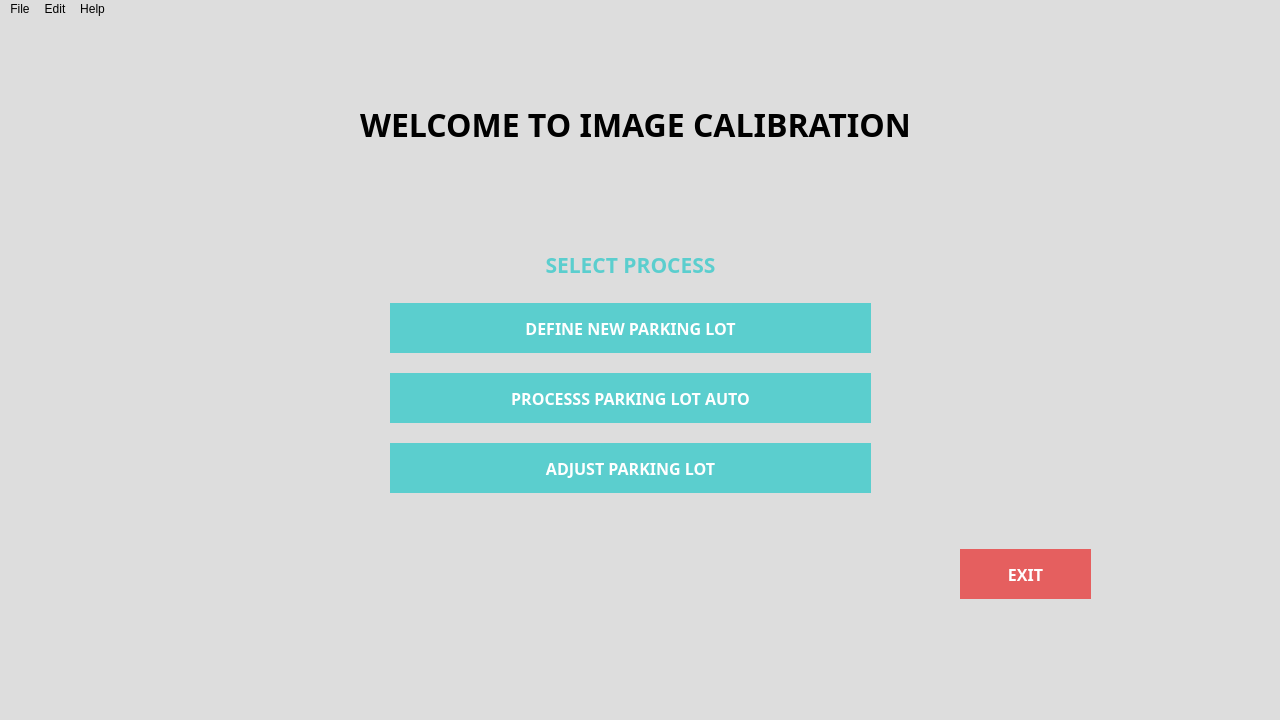
<?xml version="1.0" encoding="UTF-8"?>
<ui version="4.0">
 <class>MainWindow</class>
 <widget class="QMainWindow" name="MainWindow">
  <property name="geometry">
   <rect>
    <x>0</x>
    <y>0</y>
    <width>1280</width>
    <height>720</height>
   </rect>
  </property>
  <property name="sizePolicy">
   <sizepolicy hsizetype="Fixed" vsizetype="Fixed">
    <horstretch>0</horstretch>
    <verstretch>0</verstretch>
   </sizepolicy>
  </property>
  <property name="maximumSize">
   <size>
    <width>1280</width>
    <height>720</height>
   </size>
  </property>
  <property name="font">
   <font>
    <family>Montserrat</family>
    <pointsize>12</pointsize>
    <weight>50</weight>
    <italic>false</italic>
    <bold>false</bold>
   </font>
  </property>
  <property name="windowTitle">
   <string>MainWindow</string>
  </property>
  <property name="styleSheet">
   <string notr="true">color: black;
background-color: rgb(221, 221, 221);
border:0;
font: 12pt &quot;Montserrat&quot;;</string>
  </property>
  <widget class="QWidget" name="centralwidget">
   <widget class="QWidget" name="verticalLayoutWidget">
    <property name="geometry">
     <rect>
      <x>390</x>
      <y>270</y>
      <width>481</width>
      <height>221</height>
     </rect>
    </property>
    <layout class="QVBoxLayout" name="verticalLayout">
     <item>
      <widget class="QPushButton" name="define_new_button">
       <property name="sizePolicy">
        <sizepolicy hsizetype="Minimum" vsizetype="Fixed">
         <horstretch>0</horstretch>
         <verstretch>0</verstretch>
        </sizepolicy>
       </property>
       <property name="maximumSize">
        <size>
         <width>16777215</width>
         <height>50</height>
        </size>
       </property>
       <property name="palette">
        <palette>
         <active>
          <colorrole role="WindowText">
           <brush brushstyle="SolidPattern">
            <color alpha="255">
             <red>255</red>
             <green>255</green>
             <blue>255</blue>
            </color>
           </brush>
          </colorrole>
          <colorrole role="Button">
           <brush brushstyle="SolidPattern">
            <color alpha="255">
             <red>91</red>
             <green>206</green>
             <blue>206</blue>
            </color>
           </brush>
          </colorrole>
          <colorrole role="Text">
           <brush brushstyle="SolidPattern">
            <color alpha="255">
             <red>255</red>
             <green>255</green>
             <blue>255</blue>
            </color>
           </brush>
          </colorrole>
          <colorrole role="ButtonText">
           <brush brushstyle="SolidPattern">
            <color alpha="255">
             <red>255</red>
             <green>255</green>
             <blue>255</blue>
            </color>
           </brush>
          </colorrole>
          <colorrole role="Base">
           <brush brushstyle="SolidPattern">
            <color alpha="255">
             <red>91</red>
             <green>206</green>
             <blue>206</blue>
            </color>
           </brush>
          </colorrole>
          <colorrole role="Window">
           <brush brushstyle="SolidPattern">
            <color alpha="255">
             <red>91</red>
             <green>206</green>
             <blue>206</blue>
            </color>
           </brush>
          </colorrole>
          <colorrole role="PlaceholderText">
           <brush brushstyle="NoBrush">
            <color alpha="128">
             <red>255</red>
             <green>255</green>
             <blue>255</blue>
            </color>
           </brush>
          </colorrole>
         </active>
         <inactive>
          <colorrole role="WindowText">
           <brush brushstyle="SolidPattern">
            <color alpha="255">
             <red>255</red>
             <green>255</green>
             <blue>255</blue>
            </color>
           </brush>
          </colorrole>
          <colorrole role="Button">
           <brush brushstyle="SolidPattern">
            <color alpha="255">
             <red>91</red>
             <green>206</green>
             <blue>206</blue>
            </color>
           </brush>
          </colorrole>
          <colorrole role="Text">
           <brush brushstyle="SolidPattern">
            <color alpha="255">
             <red>255</red>
             <green>255</green>
             <blue>255</blue>
            </color>
           </brush>
          </colorrole>
          <colorrole role="ButtonText">
           <brush brushstyle="SolidPattern">
            <color alpha="255">
             <red>255</red>
             <green>255</green>
             <blue>255</blue>
            </color>
           </brush>
          </colorrole>
          <colorrole role="Base">
           <brush brushstyle="SolidPattern">
            <color alpha="255">
             <red>91</red>
             <green>206</green>
             <blue>206</blue>
            </color>
           </brush>
          </colorrole>
          <colorrole role="Window">
           <brush brushstyle="SolidPattern">
            <color alpha="255">
             <red>91</red>
             <green>206</green>
             <blue>206</blue>
            </color>
           </brush>
          </colorrole>
          <colorrole role="PlaceholderText">
           <brush brushstyle="NoBrush">
            <color alpha="128">
             <red>255</red>
             <green>255</green>
             <blue>255</blue>
            </color>
           </brush>
          </colorrole>
         </inactive>
         <disabled>
          <colorrole role="WindowText">
           <brush brushstyle="SolidPattern">
            <color alpha="255">
             <red>255</red>
             <green>255</green>
             <blue>255</blue>
            </color>
           </brush>
          </colorrole>
          <colorrole role="Button">
           <brush brushstyle="SolidPattern">
            <color alpha="255">
             <red>91</red>
             <green>206</green>
             <blue>206</blue>
            </color>
           </brush>
          </colorrole>
          <colorrole role="Text">
           <brush brushstyle="SolidPattern">
            <color alpha="255">
             <red>255</red>
             <green>255</green>
             <blue>255</blue>
            </color>
           </brush>
          </colorrole>
          <colorrole role="ButtonText">
           <brush brushstyle="SolidPattern">
            <color alpha="255">
             <red>255</red>
             <green>255</green>
             <blue>255</blue>
            </color>
           </brush>
          </colorrole>
          <colorrole role="Base">
           <brush brushstyle="SolidPattern">
            <color alpha="255">
             <red>91</red>
             <green>206</green>
             <blue>206</blue>
            </color>
           </brush>
          </colorrole>
          <colorrole role="Window">
           <brush brushstyle="SolidPattern">
            <color alpha="255">
             <red>91</red>
             <green>206</green>
             <blue>206</blue>
            </color>
           </brush>
          </colorrole>
          <colorrole role="PlaceholderText">
           <brush brushstyle="NoBrush">
            <color alpha="128">
             <red>255</red>
             <green>255</green>
             <blue>255</blue>
            </color>
           </brush>
          </colorrole>
         </disabled>
        </palette>
       </property>
       <property name="font">
        <font>
         <family>Montserrat</family>
         <pointsize>12</pointsize>
         <weight>75</weight>
         <italic>false</italic>
         <bold>true</bold>
        </font>
       </property>
       <property name="whatsThis">
        <string>&lt;html&gt;&lt;head/&gt;&lt;body&gt;&lt;p&gt;&lt;span style=&quot; font-size:11pt; font-weight:400;&quot;&gt;Save the coordinate information as Landmark&lt;/span&gt;&lt;/p&gt;&lt;/body&gt;&lt;/html&gt;</string>
       </property>
       <property name="styleSheet">
        <string notr="true">QPushButton{
	background-color: rgb(91, 206, 206);
	color: rgb(255, 255, 255);
	font: 12pt;
	font: bold;
}

QPushButton:hover{
	background-color: rgb(108, 245, 245);
}

QPushButton:pressed{
	background-color: rgb(51, 153, 150);
}</string>
       </property>
       <property name="text">
        <string>DEFINE NEW PARKING LOT</string>
       </property>
      </widget>
     </item>
     <item>
      <widget class="QPushButton" name="process_auto_button">
       <property name="sizePolicy">
        <sizepolicy hsizetype="Minimum" vsizetype="Fixed">
         <horstretch>0</horstretch>
         <verstretch>0</verstretch>
        </sizepolicy>
       </property>
       <property name="maximumSize">
        <size>
         <width>16777215</width>
         <height>50</height>
        </size>
       </property>
       <property name="palette">
        <palette>
         <active>
          <colorrole role="WindowText">
           <brush brushstyle="SolidPattern">
            <color alpha="255">
             <red>255</red>
             <green>255</green>
             <blue>255</blue>
            </color>
           </brush>
          </colorrole>
          <colorrole role="Button">
           <brush brushstyle="SolidPattern">
            <color alpha="255">
             <red>91</red>
             <green>206</green>
             <blue>206</blue>
            </color>
           </brush>
          </colorrole>
          <colorrole role="Text">
           <brush brushstyle="SolidPattern">
            <color alpha="255">
             <red>255</red>
             <green>255</green>
             <blue>255</blue>
            </color>
           </brush>
          </colorrole>
          <colorrole role="ButtonText">
           <brush brushstyle="SolidPattern">
            <color alpha="255">
             <red>255</red>
             <green>255</green>
             <blue>255</blue>
            </color>
           </brush>
          </colorrole>
          <colorrole role="Base">
           <brush brushstyle="SolidPattern">
            <color alpha="255">
             <red>91</red>
             <green>206</green>
             <blue>206</blue>
            </color>
           </brush>
          </colorrole>
          <colorrole role="Window">
           <brush brushstyle="SolidPattern">
            <color alpha="255">
             <red>91</red>
             <green>206</green>
             <blue>206</blue>
            </color>
           </brush>
          </colorrole>
          <colorrole role="PlaceholderText">
           <brush brushstyle="NoBrush">
            <color alpha="128">
             <red>255</red>
             <green>255</green>
             <blue>255</blue>
            </color>
           </brush>
          </colorrole>
         </active>
         <inactive>
          <colorrole role="WindowText">
           <brush brushstyle="SolidPattern">
            <color alpha="255">
             <red>255</red>
             <green>255</green>
             <blue>255</blue>
            </color>
           </brush>
          </colorrole>
          <colorrole role="Button">
           <brush brushstyle="SolidPattern">
            <color alpha="255">
             <red>91</red>
             <green>206</green>
             <blue>206</blue>
            </color>
           </brush>
          </colorrole>
          <colorrole role="Text">
           <brush brushstyle="SolidPattern">
            <color alpha="255">
             <red>255</red>
             <green>255</green>
             <blue>255</blue>
            </color>
           </brush>
          </colorrole>
          <colorrole role="ButtonText">
           <brush brushstyle="SolidPattern">
            <color alpha="255">
             <red>255</red>
             <green>255</green>
             <blue>255</blue>
            </color>
           </brush>
          </colorrole>
          <colorrole role="Base">
           <brush brushstyle="SolidPattern">
            <color alpha="255">
             <red>91</red>
             <green>206</green>
             <blue>206</blue>
            </color>
           </brush>
          </colorrole>
          <colorrole role="Window">
           <brush brushstyle="SolidPattern">
            <color alpha="255">
             <red>91</red>
             <green>206</green>
             <blue>206</blue>
            </color>
           </brush>
          </colorrole>
          <colorrole role="PlaceholderText">
           <brush brushstyle="NoBrush">
            <color alpha="128">
             <red>255</red>
             <green>255</green>
             <blue>255</blue>
            </color>
           </brush>
          </colorrole>
         </inactive>
         <disabled>
          <colorrole role="WindowText">
           <brush brushstyle="SolidPattern">
            <color alpha="255">
             <red>255</red>
             <green>255</green>
             <blue>255</blue>
            </color>
           </brush>
          </colorrole>
          <colorrole role="Button">
           <brush brushstyle="SolidPattern">
            <color alpha="255">
             <red>91</red>
             <green>206</green>
             <blue>206</blue>
            </color>
           </brush>
          </colorrole>
          <colorrole role="Text">
           <brush brushstyle="SolidPattern">
            <color alpha="255">
             <red>255</red>
             <green>255</green>
             <blue>255</blue>
            </color>
           </brush>
          </colorrole>
          <colorrole role="ButtonText">
           <brush brushstyle="SolidPattern">
            <color alpha="255">
             <red>255</red>
             <green>255</green>
             <blue>255</blue>
            </color>
           </brush>
          </colorrole>
          <colorrole role="Base">
           <brush brushstyle="SolidPattern">
            <color alpha="255">
             <red>91</red>
             <green>206</green>
             <blue>206</blue>
            </color>
           </brush>
          </colorrole>
          <colorrole role="Window">
           <brush brushstyle="SolidPattern">
            <color alpha="255">
             <red>91</red>
             <green>206</green>
             <blue>206</blue>
            </color>
           </brush>
          </colorrole>
          <colorrole role="PlaceholderText">
           <brush brushstyle="NoBrush">
            <color alpha="128">
             <red>255</red>
             <green>255</green>
             <blue>255</blue>
            </color>
           </brush>
          </colorrole>
         </disabled>
        </palette>
       </property>
       <property name="font">
        <font>
         <family>Montserrat</family>
         <pointsize>12</pointsize>
         <weight>75</weight>
         <italic>false</italic>
         <bold>true</bold>
        </font>
       </property>
       <property name="whatsThis">
        <string>&lt;html&gt;&lt;head/&gt;&lt;body&gt;&lt;p&gt;&lt;span style=&quot; font-size:11pt; font-weight:400;&quot;&gt;Save the coordinate information as Landmark&lt;/span&gt;&lt;/p&gt;&lt;/body&gt;&lt;/html&gt;</string>
       </property>
       <property name="styleSheet">
        <string notr="true">QPushButton{
	background-color: rgb(91, 206, 206);
	color: rgb(255, 255, 255);
	font: 12pt;
	font: bold;
}

QPushButton:hover{
	background-color: rgb(108, 245, 245);
}

QPushButton:pressed{
	background-color: rgb(51, 153, 150);
}</string>
       </property>
       <property name="text">
        <string>PROCESSS PARKING LOT AUTO</string>
       </property>
      </widget>
     </item>
     <item>
      <widget class="QPushButton" name="adjust_button">
       <property name="sizePolicy">
        <sizepolicy hsizetype="Minimum" vsizetype="Fixed">
         <horstretch>0</horstretch>
         <verstretch>0</verstretch>
        </sizepolicy>
       </property>
       <property name="maximumSize">
        <size>
         <width>16777215</width>
         <height>50</height>
        </size>
       </property>
       <property name="palette">
        <palette>
         <active>
          <colorrole role="WindowText">
           <brush brushstyle="SolidPattern">
            <color alpha="255">
             <red>255</red>
             <green>255</green>
             <blue>255</blue>
            </color>
           </brush>
          </colorrole>
          <colorrole role="Button">
           <brush brushstyle="SolidPattern">
            <color alpha="255">
             <red>91</red>
             <green>206</green>
             <blue>206</blue>
            </color>
           </brush>
          </colorrole>
          <colorrole role="Text">
           <brush brushstyle="SolidPattern">
            <color alpha="255">
             <red>255</red>
             <green>255</green>
             <blue>255</blue>
            </color>
           </brush>
          </colorrole>
          <colorrole role="ButtonText">
           <brush brushstyle="SolidPattern">
            <color alpha="255">
             <red>255</red>
             <green>255</green>
             <blue>255</blue>
            </color>
           </brush>
          </colorrole>
          <colorrole role="Base">
           <brush brushstyle="SolidPattern">
            <color alpha="255">
             <red>91</red>
             <green>206</green>
             <blue>206</blue>
            </color>
           </brush>
          </colorrole>
          <colorrole role="Window">
           <brush brushstyle="SolidPattern">
            <color alpha="255">
             <red>91</red>
             <green>206</green>
             <blue>206</blue>
            </color>
           </brush>
          </colorrole>
          <colorrole role="PlaceholderText">
           <brush brushstyle="NoBrush">
            <color alpha="128">
             <red>255</red>
             <green>255</green>
             <blue>255</blue>
            </color>
           </brush>
          </colorrole>
         </active>
         <inactive>
          <colorrole role="WindowText">
           <brush brushstyle="SolidPattern">
            <color alpha="255">
             <red>255</red>
             <green>255</green>
             <blue>255</blue>
            </color>
           </brush>
          </colorrole>
          <colorrole role="Button">
           <brush brushstyle="SolidPattern">
            <color alpha="255">
             <red>91</red>
             <green>206</green>
             <blue>206</blue>
            </color>
           </brush>
          </colorrole>
          <colorrole role="Text">
           <brush brushstyle="SolidPattern">
            <color alpha="255">
             <red>255</red>
             <green>255</green>
             <blue>255</blue>
            </color>
           </brush>
          </colorrole>
          <colorrole role="ButtonText">
           <brush brushstyle="SolidPattern">
            <color alpha="255">
             <red>255</red>
             <green>255</green>
             <blue>255</blue>
            </color>
           </brush>
          </colorrole>
          <colorrole role="Base">
           <brush brushstyle="SolidPattern">
            <color alpha="255">
             <red>91</red>
             <green>206</green>
             <blue>206</blue>
            </color>
           </brush>
          </colorrole>
          <colorrole role="Window">
           <brush brushstyle="SolidPattern">
            <color alpha="255">
             <red>91</red>
             <green>206</green>
             <blue>206</blue>
            </color>
           </brush>
          </colorrole>
          <colorrole role="PlaceholderText">
           <brush brushstyle="NoBrush">
            <color alpha="128">
             <red>255</red>
             <green>255</green>
             <blue>255</blue>
            </color>
           </brush>
          </colorrole>
         </inactive>
         <disabled>
          <colorrole role="WindowText">
           <brush brushstyle="SolidPattern">
            <color alpha="255">
             <red>255</red>
             <green>255</green>
             <blue>255</blue>
            </color>
           </brush>
          </colorrole>
          <colorrole role="Button">
           <brush brushstyle="SolidPattern">
            <color alpha="255">
             <red>91</red>
             <green>206</green>
             <blue>206</blue>
            </color>
           </brush>
          </colorrole>
          <colorrole role="Text">
           <brush brushstyle="SolidPattern">
            <color alpha="255">
             <red>255</red>
             <green>255</green>
             <blue>255</blue>
            </color>
           </brush>
          </colorrole>
          <colorrole role="ButtonText">
           <brush brushstyle="SolidPattern">
            <color alpha="255">
             <red>255</red>
             <green>255</green>
             <blue>255</blue>
            </color>
           </brush>
          </colorrole>
          <colorrole role="Base">
           <brush brushstyle="SolidPattern">
            <color alpha="255">
             <red>91</red>
             <green>206</green>
             <blue>206</blue>
            </color>
           </brush>
          </colorrole>
          <colorrole role="Window">
           <brush brushstyle="SolidPattern">
            <color alpha="255">
             <red>91</red>
             <green>206</green>
             <blue>206</blue>
            </color>
           </brush>
          </colorrole>
          <colorrole role="PlaceholderText">
           <brush brushstyle="NoBrush">
            <color alpha="128">
             <red>255</red>
             <green>255</green>
             <blue>255</blue>
            </color>
           </brush>
          </colorrole>
         </disabled>
        </palette>
       </property>
       <property name="font">
        <font>
         <family>Montserrat</family>
         <pointsize>12</pointsize>
         <weight>75</weight>
         <italic>false</italic>
         <bold>true</bold>
        </font>
       </property>
       <property name="whatsThis">
        <string>&lt;html&gt;&lt;head/&gt;&lt;body&gt;&lt;p&gt;&lt;span style=&quot; font-size:11pt; font-weight:400;&quot;&gt;Save the coordinate information as Landmark&lt;/span&gt;&lt;/p&gt;&lt;/body&gt;&lt;/html&gt;</string>
       </property>
       <property name="styleSheet">
        <string notr="true">QPushButton{
	background-color: rgb(91, 206, 206);
	color: rgb(255, 255, 255);
	font: 12pt;
	font: bold;
}

QPushButton:hover{
	background-color: rgb(108, 245, 245);
}

QPushButton:pressed{
	background-color: rgb(51, 153, 150);
}</string>
       </property>
       <property name="text">
        <string>ADJUST PARKING LOT</string>
       </property>
      </widget>
     </item>
    </layout>
   </widget>
   <widget class="QLabel" name="define_parking_lot_label">
    <property name="geometry">
     <rect>
      <x>150</x>
      <y>80</y>
      <width>971</width>
      <height>51</height>
     </rect>
    </property>
    <property name="font">
     <font>
      <family>Montserrat</family>
      <pointsize>24</pointsize>
      <weight>75</weight>
      <italic>false</italic>
      <bold>true</bold>
     </font>
    </property>
    <property name="styleSheet">
     <string notr="true">color: black;
background-color: transparent;
font: 24pt;
font: bold;</string>
    </property>
    <property name="text">
     <string>WELCOME TO IMAGE CALIBRATION</string>
    </property>
    <property name="alignment">
     <set>Qt::AlignCenter</set>
    </property>
   </widget>
   <widget class="QLabel" name="define_parking_lot_label_2">
    <property name="geometry">
     <rect>
      <x>180</x>
      <y>220</y>
      <width>901</width>
      <height>51</height>
     </rect>
    </property>
    <property name="font">
     <font>
      <family>Montserrat</family>
      <pointsize>16</pointsize>
      <weight>75</weight>
      <italic>false</italic>
      <bold>true</bold>
     </font>
    </property>
    <property name="styleSheet">
     <string notr="true">color: rgb(91, 206, 206);
background-color: transparent;
font: 16pt;
font: bold;</string>
    </property>
    <property name="text">
     <string>SELECT PROCESS</string>
    </property>
    <property name="alignment">
     <set>Qt::AlignCenter</set>
    </property>
   </widget>
   <widget class="QPushButton" name="exit_button">
    <property name="geometry">
     <rect>
      <x>960</x>
      <y>530</y>
      <width>131</width>
      <height>50</height>
     </rect>
    </property>
    <property name="sizePolicy">
     <sizepolicy hsizetype="Minimum" vsizetype="Fixed">
      <horstretch>0</horstretch>
      <verstretch>0</verstretch>
     </sizepolicy>
    </property>
    <property name="maximumSize">
     <size>
      <width>16777215</width>
      <height>50</height>
     </size>
    </property>
    <property name="palette">
     <palette>
      <active>
       <colorrole role="WindowText">
        <brush brushstyle="SolidPattern">
         <color alpha="255">
          <red>255</red>
          <green>255</green>
          <blue>255</blue>
         </color>
        </brush>
       </colorrole>
       <colorrole role="Button">
        <brush brushstyle="SolidPattern">
         <color alpha="255">
          <red>229</red>
          <green>95</green>
          <blue>95</blue>
         </color>
        </brush>
       </colorrole>
       <colorrole role="Text">
        <brush brushstyle="SolidPattern">
         <color alpha="255">
          <red>255</red>
          <green>255</green>
          <blue>255</blue>
         </color>
        </brush>
       </colorrole>
       <colorrole role="ButtonText">
        <brush brushstyle="SolidPattern">
         <color alpha="255">
          <red>255</red>
          <green>255</green>
          <blue>255</blue>
         </color>
        </brush>
       </colorrole>
       <colorrole role="Base">
        <brush brushstyle="SolidPattern">
         <color alpha="255">
          <red>229</red>
          <green>95</green>
          <blue>95</blue>
         </color>
        </brush>
       </colorrole>
       <colorrole role="Window">
        <brush brushstyle="SolidPattern">
         <color alpha="255">
          <red>229</red>
          <green>95</green>
          <blue>95</blue>
         </color>
        </brush>
       </colorrole>
       <colorrole role="PlaceholderText">
        <brush brushstyle="NoBrush">
         <color alpha="128">
          <red>255</red>
          <green>255</green>
          <blue>255</blue>
         </color>
        </brush>
       </colorrole>
      </active>
      <inactive>
       <colorrole role="WindowText">
        <brush brushstyle="SolidPattern">
         <color alpha="255">
          <red>255</red>
          <green>255</green>
          <blue>255</blue>
         </color>
        </brush>
       </colorrole>
       <colorrole role="Button">
        <brush brushstyle="SolidPattern">
         <color alpha="255">
          <red>229</red>
          <green>95</green>
          <blue>95</blue>
         </color>
        </brush>
       </colorrole>
       <colorrole role="Text">
        <brush brushstyle="SolidPattern">
         <color alpha="255">
          <red>255</red>
          <green>255</green>
          <blue>255</blue>
         </color>
        </brush>
       </colorrole>
       <colorrole role="ButtonText">
        <brush brushstyle="SolidPattern">
         <color alpha="255">
          <red>255</red>
          <green>255</green>
          <blue>255</blue>
         </color>
        </brush>
       </colorrole>
       <colorrole role="Base">
        <brush brushstyle="SolidPattern">
         <color alpha="255">
          <red>229</red>
          <green>95</green>
          <blue>95</blue>
         </color>
        </brush>
       </colorrole>
       <colorrole role="Window">
        <brush brushstyle="SolidPattern">
         <color alpha="255">
          <red>229</red>
          <green>95</green>
          <blue>95</blue>
         </color>
        </brush>
       </colorrole>
       <colorrole role="PlaceholderText">
        <brush brushstyle="NoBrush">
         <color alpha="128">
          <red>255</red>
          <green>255</green>
          <blue>255</blue>
         </color>
        </brush>
       </colorrole>
      </inactive>
      <disabled>
       <colorrole role="WindowText">
        <brush brushstyle="SolidPattern">
         <color alpha="255">
          <red>255</red>
          <green>255</green>
          <blue>255</blue>
         </color>
        </brush>
       </colorrole>
       <colorrole role="Button">
        <brush brushstyle="SolidPattern">
         <color alpha="255">
          <red>229</red>
          <green>95</green>
          <blue>95</blue>
         </color>
        </brush>
       </colorrole>
       <colorrole role="Text">
        <brush brushstyle="SolidPattern">
         <color alpha="255">
          <red>255</red>
          <green>255</green>
          <blue>255</blue>
         </color>
        </brush>
       </colorrole>
       <colorrole role="ButtonText">
        <brush brushstyle="SolidPattern">
         <color alpha="255">
          <red>255</red>
          <green>255</green>
          <blue>255</blue>
         </color>
        </brush>
       </colorrole>
       <colorrole role="Base">
        <brush brushstyle="SolidPattern">
         <color alpha="255">
          <red>229</red>
          <green>95</green>
          <blue>95</blue>
         </color>
        </brush>
       </colorrole>
       <colorrole role="Window">
        <brush brushstyle="SolidPattern">
         <color alpha="255">
          <red>229</red>
          <green>95</green>
          <blue>95</blue>
         </color>
        </brush>
       </colorrole>
       <colorrole role="PlaceholderText">
        <brush brushstyle="NoBrush">
         <color alpha="128">
          <red>255</red>
          <green>255</green>
          <blue>255</blue>
         </color>
        </brush>
       </colorrole>
      </disabled>
     </palette>
    </property>
    <property name="font">
     <font>
      <family>Montserrat</family>
      <pointsize>12</pointsize>
      <weight>75</weight>
      <italic>false</italic>
      <bold>true</bold>
     </font>
    </property>
    <property name="whatsThis">
     <string>&lt;html&gt;&lt;head/&gt;&lt;body&gt;&lt;p&gt;&lt;span style=&quot; font-size:11pt; font-weight:400;&quot;&gt;Save the coordinate information as Landmark&lt;/span&gt;&lt;/p&gt;&lt;/body&gt;&lt;/html&gt;</string>
    </property>
    <property name="styleSheet">
     <string notr="true">QPushButton{
	background-color: rgb(229, 95, 95);
	color: rgb(255, 255, 255);
	font: 12pt;
	font: bold;
}

QPushButton:hover{
	background-color:rgb(255, 106, 106);
}

QPushButton:pressed{
	background-color: rgb(167, 69, 69);
}</string>
    </property>
    <property name="text">
     <string>EXIT</string>
    </property>
   </widget>
  </widget>
  <widget class="QMenuBar" name="menubar">
   <property name="geometry">
    <rect>
     <x>0</x>
     <y>0</y>
     <width>1280</width>
     <height>28</height>
    </rect>
   </property>
   <widget class="QMenu" name="menuFile">
    <property name="title">
     <string>File</string>
    </property>
    <addaction name="actionOption_1"/>
    <addaction name="actionOption_2"/>
    <addaction name="separator"/>
    <addaction name="actionExit"/>
   </widget>
   <widget class="QMenu" name="menuEdit">
    <property name="title">
     <string>Edit</string>
    </property>
    <addaction name="actionUser_mode"/>
    <addaction name="actionDeveloper_mode"/>
   </widget>
   <widget class="QMenu" name="menuHelp">
    <property name="title">
     <string>Help</string>
    </property>
    <addaction name="actionOption_3"/>
    <addaction name="actionOption_4"/>
   </widget>
   <addaction name="menuFile"/>
   <addaction name="menuEdit"/>
   <addaction name="menuHelp"/>
  </widget>
  <widget class="QStatusBar" name="statusbar"/>
  <action name="actionOption_1">
   <property name="text">
    <string>Option 1</string>
   </property>
   <property name="font">
    <font>
     <family>Montserrat</family>
     <pointsize>12</pointsize>
    </font>
   </property>
  </action>
  <action name="actionOption_2">
   <property name="text">
    <string>Option 2</string>
   </property>
  </action>
  <action name="actionExit">
   <property name="text">
    <string>Exit</string>
   </property>
  </action>
  <action name="actionUser_mode">
   <property name="text">
    <string>User mode</string>
   </property>
  </action>
  <action name="actionDeveloper_mode">
   <property name="text">
    <string>Developer mode</string>
   </property>
  </action>
  <action name="actionOption_3">
   <property name="text">
    <string>Option 1</string>
   </property>
  </action>
  <action name="actionOption_4">
   <property name="text">
    <string>Option 2</string>
   </property>
  </action>
 </widget>
 <resources/>
 <connections/>
</ui>
